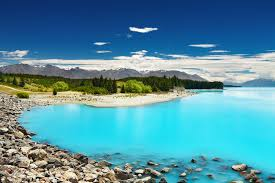
#> input picture OpenCV/getting_started_with_images/images/lake.jpeg, 275 x 183 px
$ jupyter execute --allow-errors getting_started_with_images.ipynb   (shell and % lines are left out)
#> lines starting #> are read from the running program, lines starting #| are printed output that depends on the picture
# Getting Started with Images

## Import Libraries

[cell 1]
import cv2
import numpy as np
import matplotlib.pyplot as plt
from IPython.display import Image

## Display Image Directly

[cell 2]
Image(filename='images/checkerboard_18x18.png')

[cell 3]
Image(filename='images/checkerboard_84x84.png')

## Reading images using OpenCV

using **`cv2.imread()`**

**Function Syntax**
```
cv2.imread( filename[, flags] )
```

**Flags**
1. `cv2.IMREAD_GRAYSCALE` or `0`: Loads image in grayscale mode
2. `cv2.IMREAD_COLOR` or `1`: Loads a color image. It is the default flag. Any transparency of image will be neglected.
3. `cv2.IMREAD_UNCHANGED` OR `-1`: Loads image as such including alpha channel.

[cell 4]
# Read image as gray scale.
# cb_image = cv2.imread('images/checkerboard_18x18.png', cv2.IMREAD_GRAYSCALE)
cb_image = cv2.imread('images/checkerboard_18x18.png', 0)

cb_image

## Display Image attributes

#> (a cell that did not finish here is left out)

## Display Images using Matplotlib

[cell 6]
plt.imshow(cb_image)
#> (this line was passed over: IPython is not available in this run)

**Matplotlib uses different color maps and it's possible that the gray scale color map is not set.**

[cell 7]
# Setting color map to gray scale
plt.imshow(cb_image, cmap='gray')
#> (this line was passed over: IPython is not available in this run)
# plt.imshow(cv2.cvtColor(cb_image, cv2.COLOR_BGR2RGB))

## Working with Color Images

[cell 8]
# actual image
Image(filename='images/coca_cola_logo.png')

[cell 9]
coke_logo_img = cv2.imread('images/coca_cola_logo.png', 1)

#> (the rest of this cell did not finish here and is left out)

## Display the Image

[cell 10]
plt.imshow(coke_logo_img)
#> (this line was passed over: IPython is not available in this run)

**The color displayed above is different from the actual image. This is because matplotlib expects the image in RGB format whereas OpenCV stores images in BGR format. We need to reverse the channels of the image for correct display.**

#> (a cell that did not finish here is left out)

## Splitting and Merging Color Channels

* **`cv2.split()`** Divides a multi-channel array into several single-channel arrays.

* **`cv2.merge()`** Merges several arrays to make a single multi-channel array. All the input matrices must have the same size.

[cell 12]
# Read the image in BGR format
img_lake_bgr = cv2.imread('images/lake.jpeg', cv2.IMREAD_COLOR)
#> img_lake_bgr is the input picture: shape (183, 275, 3); mean B, G, R 163.1, 144.9, 83.2
plt.figure(figsize=[10, 3])
#> (this line was passed over: IPython is not available in this run)
plt.imshow(img_lake_bgr)
#> (this line was passed over: IPython is not available in this run)
plt.title('Lake Image - BGR')
#> (this line was passed over: IPython is not available in this run)

# split the image into the B, G, R components
b, g, r = cv2.split(img_lake_bgr)
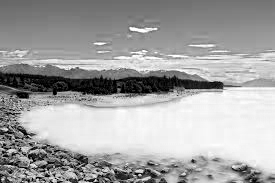
#> b: shape (183, 275); min 0, max 255, mean 163.1
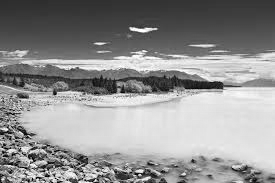
#> g: shape (183, 275); min 0, max 255, mean 144.9
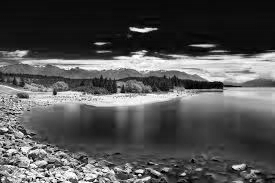
#> r: shape (183, 275); min 0, max 255, mean 83.2

# show channels
plt.figure(figsize=[20, 5])
#> (this line was passed over: IPython is not available in this run)

plt.subplot(141)
plt.imshow(b, cmap='gray')
plt.title('Blue Channel')

plt.subplot(142)
plt.imshow(g, cmap='gray')
plt.title('Green Channel')

plt.subplot(143)
plt.imshow(r, cmap='gray')
plt.title('Red Channel')

# merge the channels
img_lake_merged = cv2.merge((b, g, r))
# show the merged image
plt.subplot(144)
plt.imshow(img_lake_merged[:, :, ::-1])
plt.title('Merged Image')

$ run again, with OpenCV/getting_started_with_images/images/lake_hue_modified.jpg copied over OpenCV/getting_started_with_images/images/lake.jpeg
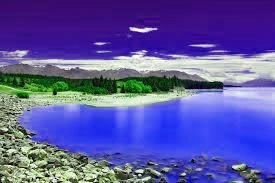
#> input picture OpenCV/getting_started_with_images/images/lake_hue_modified.jpg, 275 x 183 px
#> img_lake_bgr is the input picture: shape (183, 275, 3); mean B, G, R 163.4, 86.1, 90.7
#> `b, g, r = cv2.split(img_lake_bgr)`:
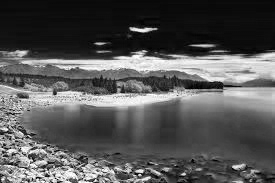
#> g: shape (183, 275); min 0, max 255, mean 86.1
#> `b, g, r = cv2.split(img_lake_bgr)`:
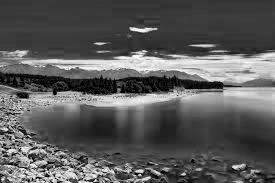
#> r: shape (183, 275); min 0, max 255, mean 90.7

$ run again, with OpenCV/basic_image_manipulation/assets/New_Zealand_Boat.jpg copied over OpenCV/getting_started_with_images/images/lake.jpeg
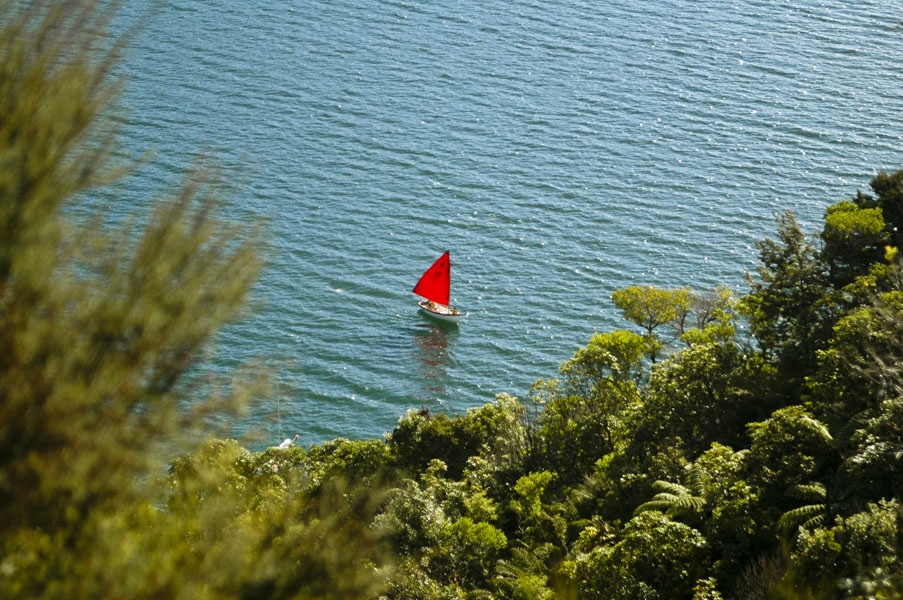
#> input picture OpenCV/basic_image_manipulation/assets/New_Zealand_Boat.jpg, 903 x 600 px
#> img_lake_bgr is the input picture: shape (600, 903, 3); mean B, G, R 96.6, 115, 98
#> `b, g, r = cv2.split(img_lake_bgr)`:
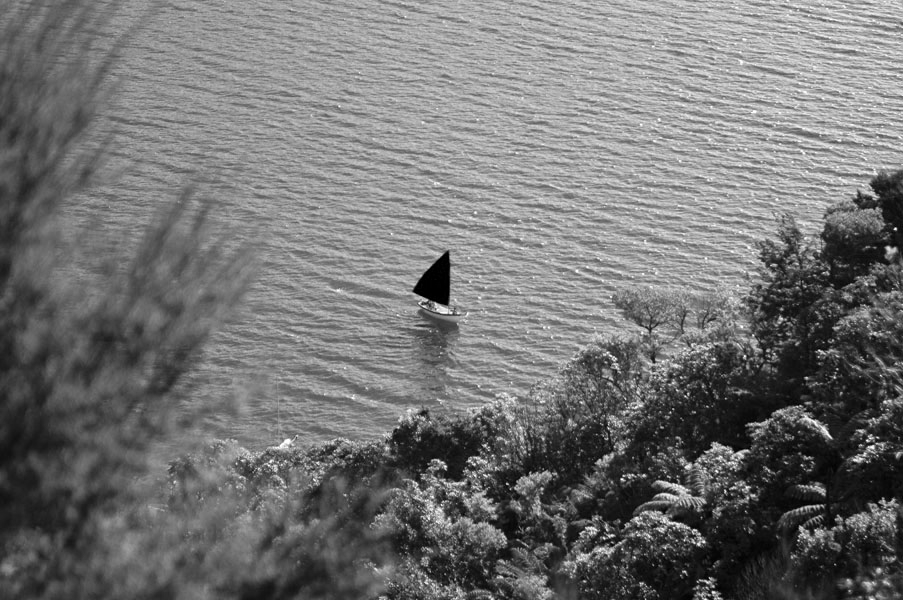
#> g: shape (600, 903); min 0, max 255, mean 115
#> `b, g, r = cv2.split(img_lake_bgr)`:
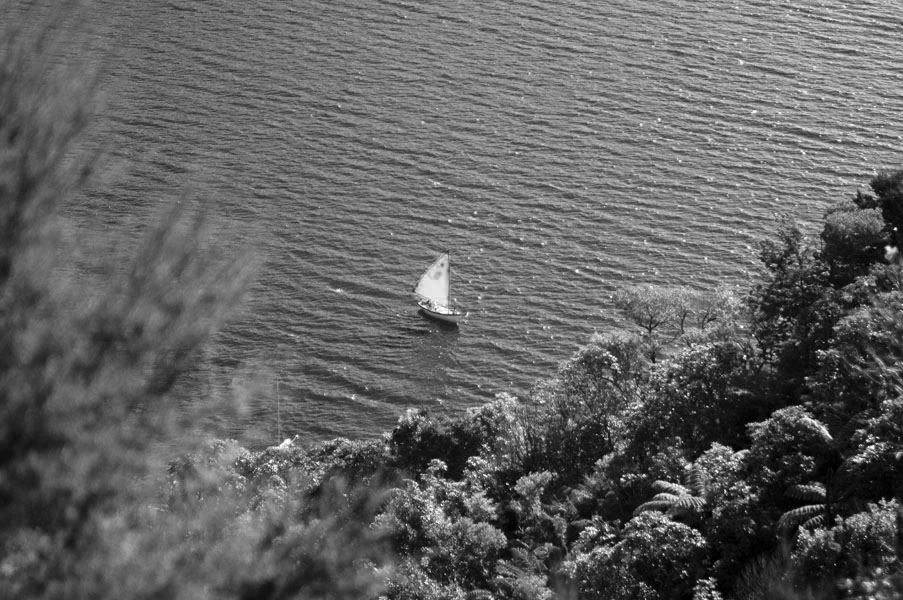
#> r: shape (600, 903); min 0, max 255, mean 98
